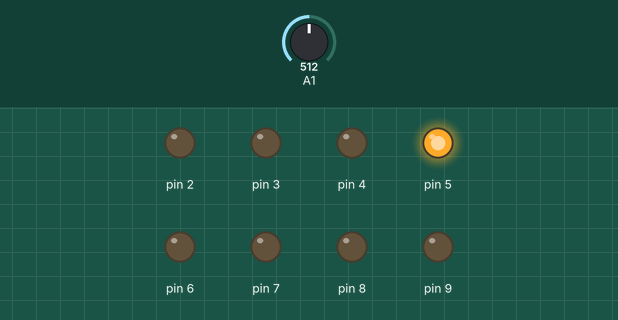
The sketch below on a simulated Arduino Uno, built with avr-gcc and run on an emulated ATmega328P. Parts: output pins drawn as LEDs (lit = HIGH). Inputs (shaded band) come from the test bench; at power-on: A1 = 512.

Above: at 1.2 s.
1.3 s: A1 set to 575
2.8 s: A1 set to 598
At 3.9 s:
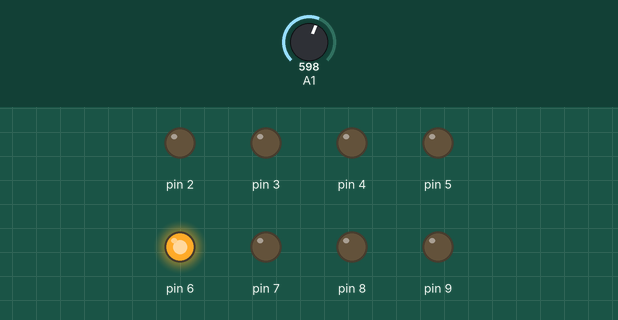
4.3 s: A1 set to 306
At 5.3 s:
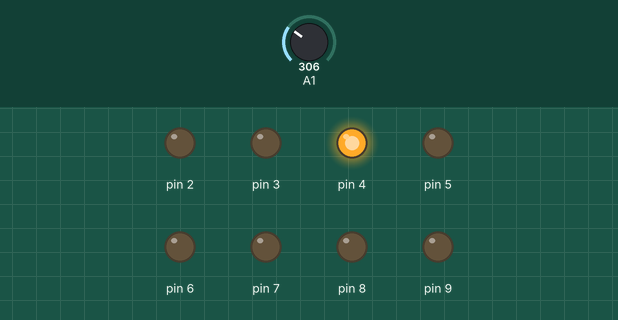
5.8 s: A1 set to 285
At 6.1 s:
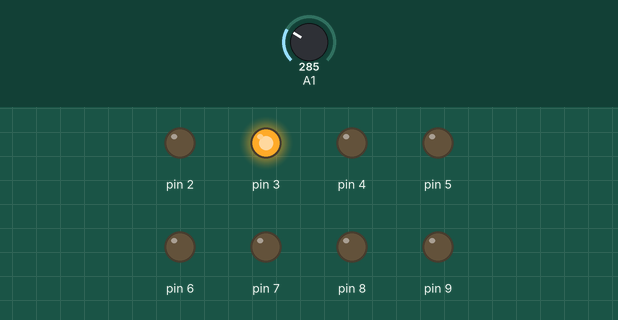
7.3 s: A1 set to 157
8.8 s: A1 set to 139
At 9.6 s:
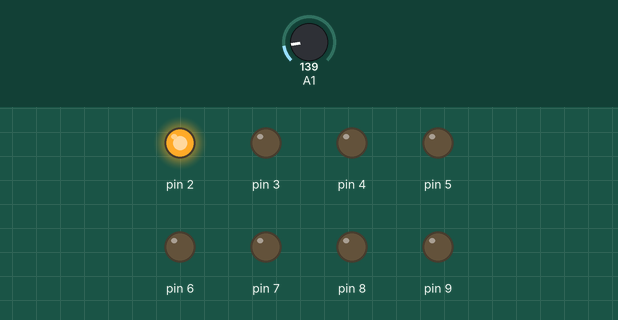
Timing chart, 0 to 11.3 s (numbered marks = the images above; inputs shaded):
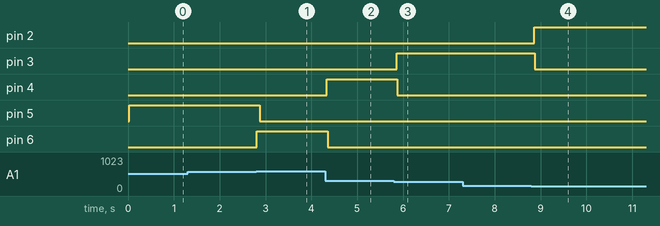

The sketch:

Sequencial_04.ino
```cpp
int t = 10;
boolean sensor = A0;
void setup()
{
  for (int x = 2; x < 10; x++)
  {
    pinMode(x, OUTPUT);
  }
  pinMode(sensor, INPUT);
}

void loop()
{
  for (int x = 2; x < 10; x++)
  {
    int valor = analogRead(sensor);
    int led = map(valor, 0, 1023, 2, 9);
    if (x == led)
    {
      digitalWrite(x, HIGH);
    }
    else
    {
      digitalWrite(x, LOW);
    }
    delay(t);
  }
}
```

Measured:
- the behaviour switches between 584 and 585 on A1 (found by bisection; images 0 and 1)
- the behaviour switches between 293 and 292 on A1 (found by bisection; images 2 and 3)
- the behaviour switches between 147 and 146 on A1 (found by bisection; images 3 and 4)
- after the input at 1.3 s, every drawn part: stays the same
- after the input at 2.8 s, pin 5: HIGH → LOW after 0.08 s; pin 6: LOW → HIGH at once
- after the input at 4.3 s, pin 4: LOW → HIGH at once; pin 6: HIGH → LOW after 0.05 s
- after the input at 5.8 s, pin 3: LOW → HIGH after 0.07 s; pin 4: HIGH → LOW after 0.08 s
- after the input at 7.3 s, every drawn part: stays the same
- after the input at 8.8 s, pin 2: LOW → HIGH after 0.07 s; pin 3: HIGH → LOW after 0.08 s
